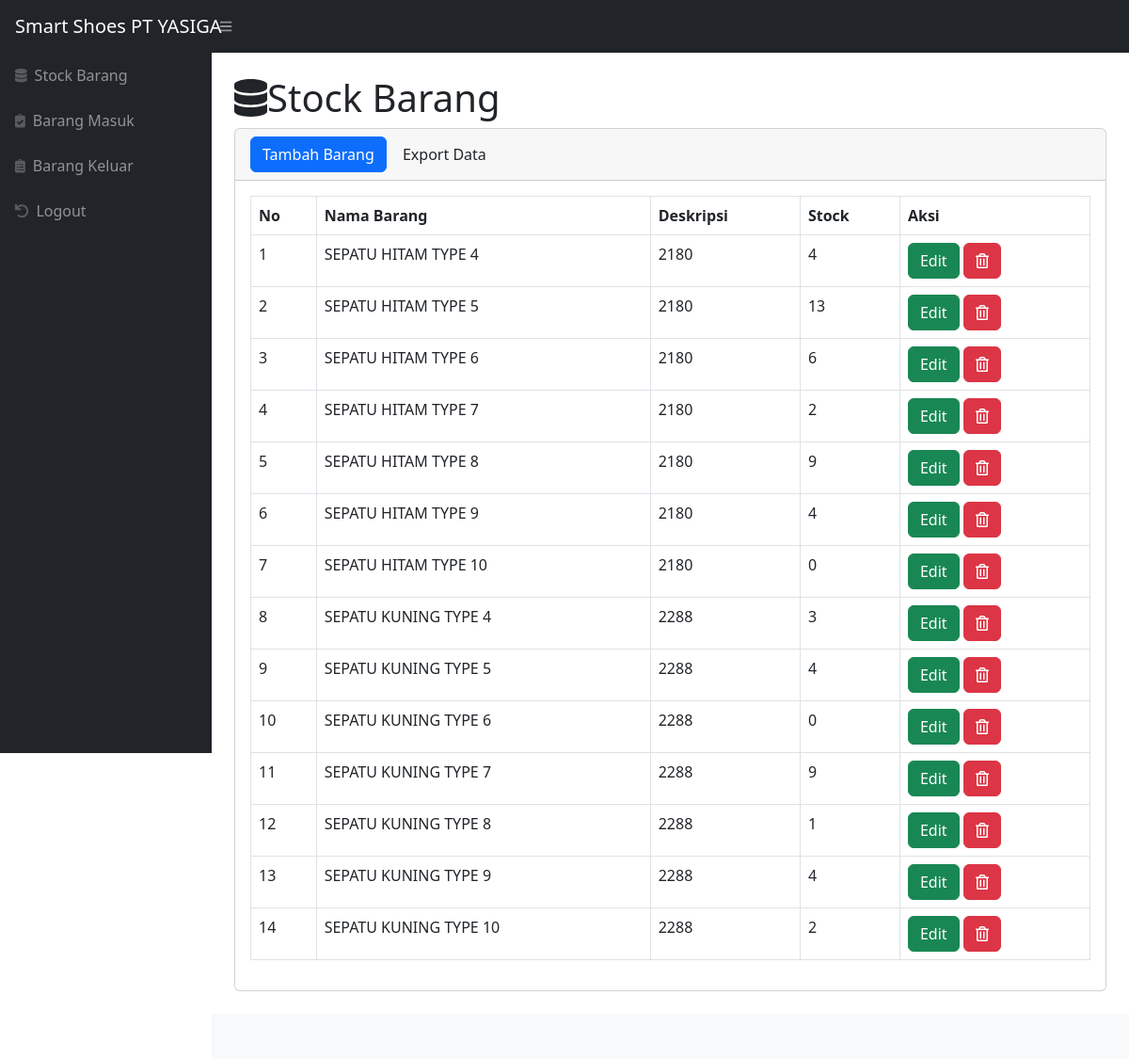
The page /index.php (signed in) on the database its author committed.
### tables this page shows
CREATE TABLE `stock` (
  `idbarang` int(11) NOT NULL,
  `namabarang` varchar(25) NOT NULL,
  `deskripsi` varchar(25) NOT NULL,
  `stock` int(11) NOT NULL
);

### index.php (the view, shortened to what this page needs)
<?php
require 'function.php';
?>
<!DOCTYPE html>
<html lang="en">
    <head>
        <link href="css/styles.css" rel="stylesheet"/>
        <link href="https://cdn.datatables.net/1.10.20/css/dataTables.bootstrao4.min.css" rel="stylesheet" />
    </head>
    <body class="sb-nav-fixed">
        <nav class="sb-topnav navbar navbar-expand navbar-dark bg-dark">
            <a class="navbar-brand ps-3" href="index.php">Smart Shoes PT YASIGA</a>
            <button class="btn btn-link btn-sm order-1 order-lg-0 me-4 me-lg-0" id="sidebarToggle" href="#!"><i class="fas fa-bars"></i></button>
        </nav>
        <div id="layoutSidenav">
            <div id="layoutSidenav_nav">
                <nav class="sb-sidenav accordion sb-sidenav-dark" id="sidenavAccordion">
                    <div class="sb-sidenav-menu">
                        <div class="nav">
                        <a class="nav-link" href="index.php">
                            <div class="sb-nav-link-icon"><i class="fas fa-database"></i></div>
                                Stock Barang
                            </a>
                        <a class="nav-link" href="masuk.php">
                            <div class="sb-nav-link-icon"><i class="fas fa-clipboard-check"></i></div>
                                Barang Masuk
                            </a>
                        <a class="nav-link" href="keluar.php">
                            <div class="sb-nav-link-icon"><i class="fas fa-clipboard-list"></i></i></div>
                                Barang Keluar
                            </a>
                        <a class="nav-link" href="logout.php">
                            <div class="sb-nav-link-icon"><i class="fas fa-undo"></i></div>
                               Logout
                            </a>
                        </div>
                    </div>
                </nav>
            </div>
            <div id="layoutSidenav_content">
                <main>
                    <div class="container-fluid px-4">
                        <h1 class="mt-4"><i class="fas fa-database"></i>Stock Barang</h1>
                        <div class="card mb-4">
                            <div class="card-header">
                            <button type="button" class="btn btn-primary" data-bs-toggle="modal" data-bs-target="#myModal">
                                Tambah Barang
                             </button>
                             <a href = "export.php" class= "btn btn_info">Export Data</a>
                            </div>
                            <div class="card-body">
                                <div class="table-responsive">
                               <table class = "table table-bordered" id = "mauexport" width = "100%" cellspacing= "0">
                                    <thead>
                                        <tr>
                                            <th>No</th>
                                            <th>Nama Barang</th>
                                            <th>Deskripsi</th>
                                            <th>Stock</th>
                                            <th>Aksi</th>
                                        </tr>
                                    </thead>
                                    <tbody>
                                    <?php
                                    $ambilsemuadatastock = mysqli_query($conn, "select * from stock");
                                    $i = 1;
                                    while($data= mysqli_fetch_array($ambilsemuadatastock)){
                                    $namabarang = $data ['namabarang'];
                                    $deskripsi = $data ['deskripsi'];
                                    $stock = $data ['stock'];
                                    $idb = $data ['idbarang'];
                                    ?>
                                        <tr>
                                            <td><?=$i++;?></td>
                                            <td><?=$namabarang;?></td>
                                            <td><?=$deskripsi;?></td>
                                            <td><?=$stock;?></td>
                                            <td>
                                                <button type="button" class="btn btn-success" data-bs-toggle="modal" data-bs-target="#edit<?=$idb;?>">
                                            Edit
                                                </button>
                                                <button type="button" class="btn btn-danger" data-bs-toggle="modal" data-bs-target="#delete<?=$idb;?>">
                                            <i class="far fa-trash-alt"></i>
                                                </button>
                                            </td>
                                        </tr>
                                    </div>
                                    </div>
                                    <?php
                                     };
                                    ?>
                <footer class="py-4 bg-light mt-auto">
                </footer>
    </body>
</html>

### rows shown on the page
stock: namabarang "SEPATU HITAM TYPE 4", deskripsi "2180", stock "4"
stock: namabarang "SEPATU HITAM TYPE 5", deskripsi "2180", stock "13"
stock: namabarang "SEPATU HITAM TYPE 6", deskripsi "2180", stock "6"
stock: namabarang "SEPATU HITAM TYPE 7", deskripsi "2180", stock "2"
stock: namabarang "SEPATU HITAM TYPE 8", deskripsi "2180", stock "9"
stock: namabarang "SEPATU HITAM TYPE 9", deskripsi "2180", stock "4"
stock: namabarang "SEPATU HITAM TYPE 10", deskripsi "2180", stock "0"
stock: namabarang "SEPATU KUNING TYPE 4", deskripsi "2288", stock "3"
stock: namabarang "SEPATU KUNING TYPE 5", deskripsi "2288", stock "4"
stock: namabarang "SEPATU KUNING TYPE 6", deskripsi "2288", stock "0"
stock: namabarang "SEPATU KUNING TYPE 7", deskripsi "2288", stock "9"
stock: namabarang "SEPATU KUNING TYPE 8", deskripsi "2288", stock "1"
stock: namabarang "SEPATU KUNING TYPE 9", deskripsi "2288", stock "4"
stock: namabarang "SEPATU KUNING TYPE 10", deskripsi "2288", stock "2"
